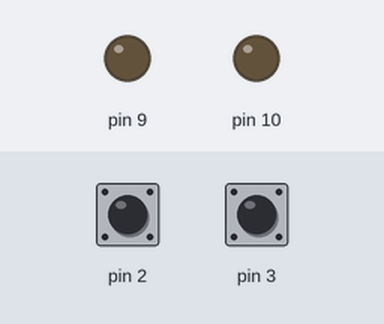
This sketch was run on a simulated Arduino Uno, built with avr-gcc and run on an emulated ATmega328P. On the bench: output pins drawn as LEDs (lit = HIGH). The test bench sets the inputs (shaded band); at power-on: pin 2 HIGH, pin 3 HIGH. What the sketch prints to the serial monitor is not drawn.

Above: at 0.1 s.
At 35.1 s:
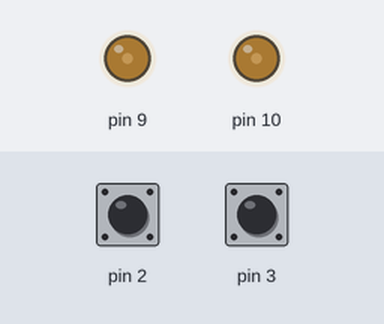
Timing chart, 0 to 36.6 s (numbered marks = the images above):
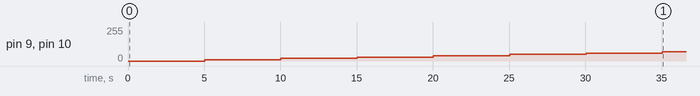

The sketch:

test_tacho.ino
```cpp
unsigned int count1 = 0;
unsigned int count2 = 0;

int speed;
int level;
long previousMillis = 0;

void setup() {
  // put your setup code here, to run once:
  Serial.begin(9600);
  pinMode(2, INPUT_PULLUP);
  pinMode(3, INPUT_PULLUP);

  // attachInterrupt(digitalPinToInterrupt(2), counter1, RISING);
  // attachInterrupt(digitalPinToInterrupt(3), counter2, RISING);

  pinMode(9, OUTPUT);
  pinMode(10, OUTPUT);
}

void loop() {
  // put your main code here, to run repeatedly:
  analogWrite(9, speed);
  analogWrite(10, speed);
  counter1;
  counter2;

  unsigned long currentMillis = millis();
  if (currentMillis - previousMillis > 5000) {
    previousMillis = currentMillis;
    speed = speed + 10;
    level = level + 1;
    if (speed > 255) {
      speed = 0;
      level = 0;
    }
  }
  Serial.print(0);  // To freeze the lower limit
  Serial.print(" ");
  Serial.print(25);  // To freeze the upper limit
  Serial.print(" ");

  Serial.print(level);
  Serial.print(" ");
  Serial.print(digitalRead(2));
  Serial.print(" ");
  Serial.println(digitalRead(3));
}
void counter1() {
  count1++;
}
void counter2() {
  count2++;
}
```

Measured:
- by itself, pin 9, pin 10: moves from 0/255 to 70/255 over 30.0 s
